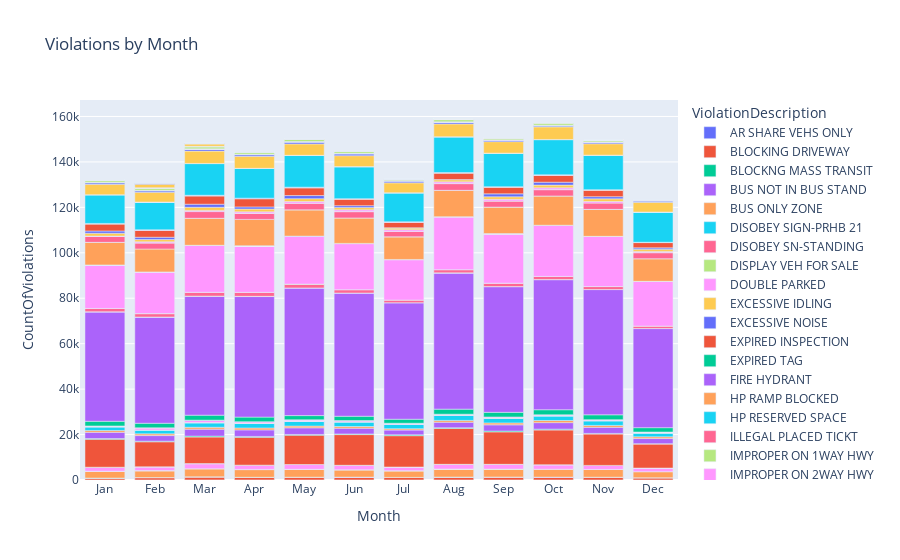

The code cell stored with this chart in its notebook:
### Code cell
fig = px.bar(run_query(FinesByMonth), x="Month", y="CountOfViolations", color="ViolationDescription", title="Violations by Month")
fig.show()
